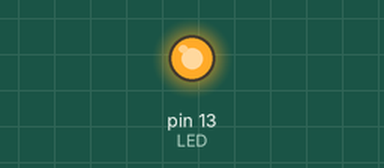
Bench run of a sketch on a simulated Arduino Uno, built with avr-gcc and run on an emulated ATmega328P. On the bench: output pins drawn as LEDs (lit = HIGH).

Above: at 0.1 s.
Timing chart, 0 to 1.6 s (numbered marks = the images above):
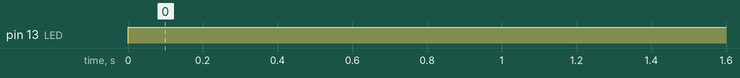

Measured:
- by itself, pin 13 (LED): LOW → HIGH at 0.00 s

The sketch:

I2C.ino
```cpp
// I2C.ino - TWI/I2C master bang thanh ghi cho Arduino Uno / ATmega328P
// SDA: A4 (PC4), SCL: A5 (PC5), toc do 100 kHz.
// Vi du nay quet dia chi slave 0x08..0x77; D13 sang neu tim thay ACK.
// Can dien tro keo len ngoai khoang 4.7 kOhm tu SDA/SCL len 5 V.

#ifndef F_CPU
#define F_CPU 16000000UL
#endif

#include <avr/io.h>
#include <stdint.h>
#include <stdbool.h>
#include <util/delay.h>
#include <util/twi.h>

static void twi_init(void)
{
  // TWI dung chan PC4/PC5. Pull-up ngoai van duoc khuyen nghi.
  DDRC &= ~(_BV(DDC4) | _BV(DDC5));
  PORTC |= _BV(PORTC4) | _BV(PORTC5);

  // Prescaler = 1; SCL = F_CPU / (16 + 2 * TWBR * prescaler).
  TWSR = 0;
  TWBR = (uint8_t)(((F_CPU / 100000UL) - 16UL) / 2UL);
  TWCR = _BV(TWEN);
}

static bool twi_start(uint8_t address_rw)
{
  uint8_t status;

  TWCR = _BV(TWINT) | _BV(TWSTA) | _BV(TWEN);
  while ((TWCR & _BV(TWINT)) == 0) {
    // Cho phat START.
  }

  status = TWSR & 0xF8;
  if (status != TW_START && status != TW_REP_START) {
    return false;
  }

  TWDR = address_rw;
  TWCR = _BV(TWINT) | _BV(TWEN);
  while ((TWCR & _BV(TWINT)) == 0) {
    // Cho truyen SLA+R/W.
  }

  status = TWSR & 0xF8;
  return (status == TW_MT_SLA_ACK) || (status == TW_MR_SLA_ACK);
}

static void twi_stop(void)
{
  TWCR = _BV(TWINT) | _BV(TWEN) | _BV(TWSTO);
  // STOP tu dong hoan tat; khong can cho TWINT.
}

static bool __attribute__((unused)) twi_write_byte(uint8_t data)
{
  TWDR = data;
  TWCR = _BV(TWINT) | _BV(TWEN);
  while ((TWCR & _BV(TWINT)) == 0) {
    // Cho truyen data.
  }
  return (TWSR & 0xF8) == TW_MT_DATA_ACK;
}

static uint8_t __attribute__((unused)) twi_read_byte(bool acknowledge)
{
  if (acknowledge) {
    TWCR = _BV(TWINT) | _BV(TWEN) | _BV(TWEA);
  } else {
    TWCR = _BV(TWINT) | _BV(TWEN);
  }

  while ((TWCR & _BV(TWINT)) == 0) {
    // Cho nhan data.
  }
  return TWDR;
}

static bool i2c_probe(uint8_t address)
{
  bool acknowledged = twi_start((uint8_t)(address << 1));
  twi_stop();
  return acknowledged;
}

static bool i2c_device_found(void)
{
  uint8_t address;

  // Bo qua cac dia chi reserved theo khung dia chi I2C 7 bit.
  for (address = 0x08; address <= 0x77; address++) {
    if (i2c_probe(address)) {
      return true;
    }
  }
  return false;
}

void setup()
{
  DDRB |= _BV(DDB5); // LED D13
  PORTB &= ~_BV(PORTB5);
  twi_init();
}

void loop()
{
  if (i2c_device_found()) {
    PORTB |= _BV(PORTB5);
  } else {
    PORTB &= ~_BV(PORTB5);
  }
  _delay_ms(1000);
}
```
